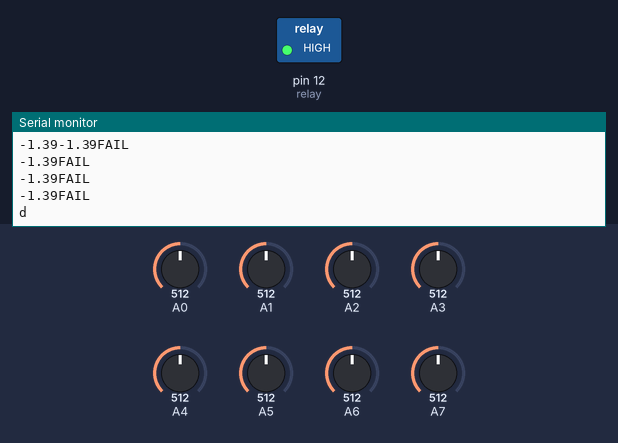
A sketch run on a simulated Arduino Uno, built with avr-gcc and run on an emulated ATmega328P. Parts: switched loads named in the sketch (green lamp = pin HIGH), the last lines printed to the serial monitor. The inputs (shaded band) are chosen by the test bench; at power-on: A5 = 512, A2 = 512, A1 = 512, A0 = 512, A3 = 512, A4 = 512, A6 = 512, A7 = 512.

Above: at 1.2 s.
1.3 s: A5 set to 892
At 1.84 s:
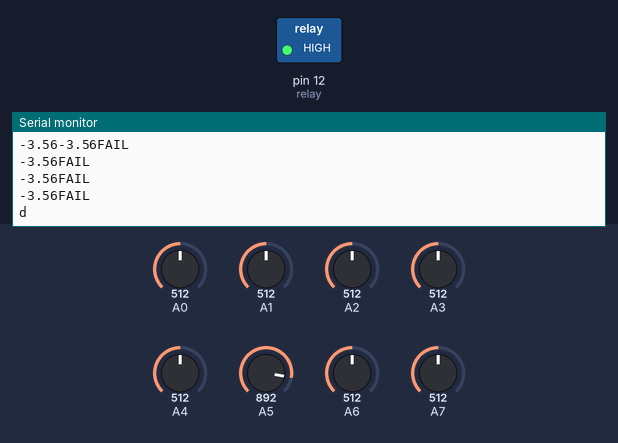
2.8 s: A5 set to 916
At 3.45 s:
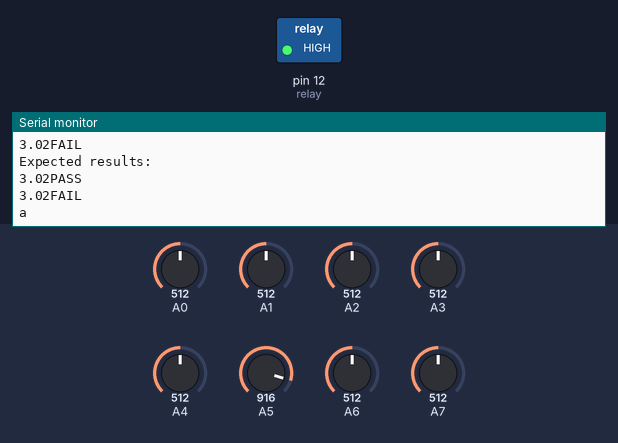
4.7 s: A2 set to 554
At 5.12 s:
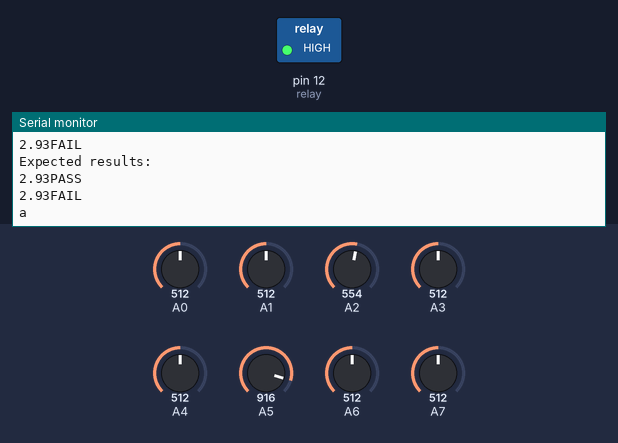
6.2 s: A2 set to 577
At 6.45 s:
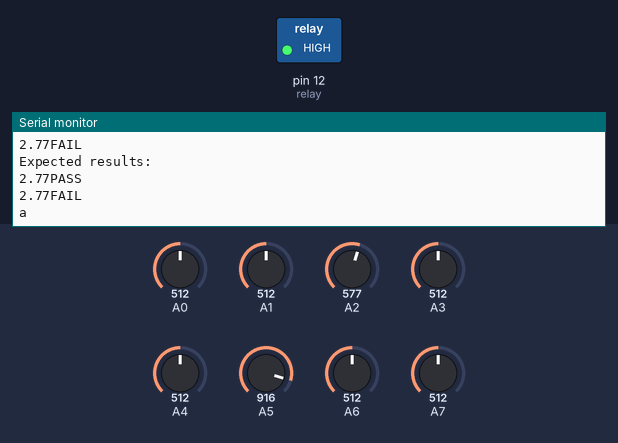
7.7 s: A1 set to 602
At 7.72 s:
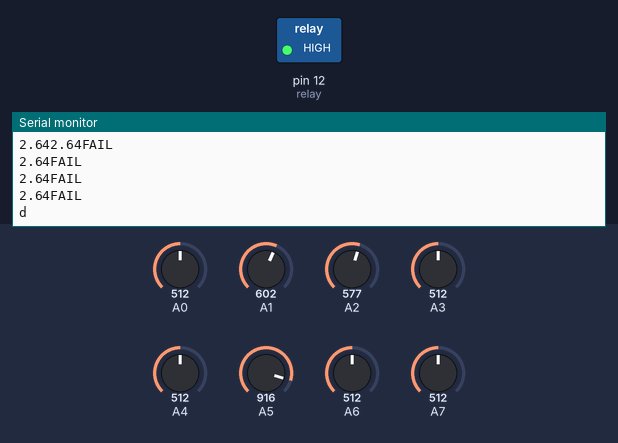
10.7 s: A1 set to 630
At 11.22 s:
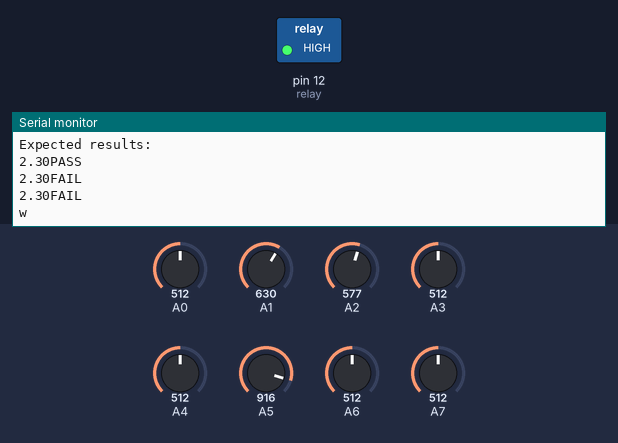
Timing chart, 0 to 13.7 s (numbered marks = the images above; inputs shaded):
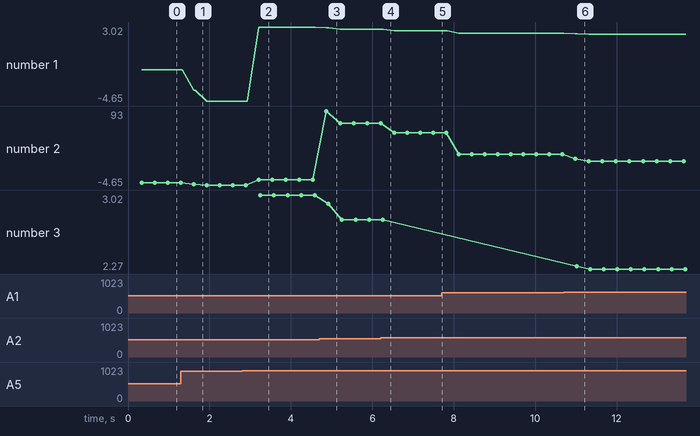

The sketch:

Unit_Testing.ino
```cpp
int sensors [16];
int Rowvalues [3][16];
int relay = 12;
int NormalVal [16];
float intercept = 2.4048766;
float p1 = 0.0037799;
float p2 = -0.0012941;
float p3 = -0.0009646;
float p4 = -0.0017078;
float p5 = 0.0069360;
float p6 = -0.0146087;
float p7 = -0.0003307;
float p8 = 0.0069119;
float p9 = 0.0002762;
float p10 = -0.0061325;
float p11 = -0.0048919;
float p12 = 0.0003831;
float p13 = -0.0050197;
float p14 = 0.0060271;
float p15 = -0.0010755;
float p16 = 0.0043082;


void setup() {

  Serial.begin(9600);

  //assgining sensors ports
  for (int i = 0; i < 16; i++){
    sensors[i] =  i;
  }
  //assgining pinModes
 for (int i = 0; i < 16; i++){
    pinMode(sensors[i], INPUT);
  }


  pinMode(relay, OUTPUT);
 digitalWrite(relay,HIGH);
}

void loop() {
  //reading x1-16 data
 for (int ii=0;ii<3;ii++){
  for (int i = 0; i < 16; i++){
  if (analogRead(sensors[i])<900&&analogRead(sensors[i])>10){
    Rowvalues[ii][i] = analogRead(sensors[i]);
  }else{
    Rowvalues[ii][i] =-1;
  }
  }

  delay(100);
 }
int NumberOfErrors=0;
int total=0;
  for (int i = 0; i < 16; i++){
   for (int ii = 0; ii < 3; ii++){
  if (Rowvalues[ii][i] != -1) {
      total=total+Rowvalues[ii][i];
  }else{
      NumberOfErrors++;
  }
  }
  NormalVal[i]=total/(3-NumberOfErrors);
  NumberOfErrors=0;
  total=0;
 }


  Serial.println(movement(NormalVal));


}

char movement(int arr [16]){
float dir =   intercept + p1 * arr[0] + p2 * arr[1] + p3 * arr[2] + p4 * arr[3] +p5 * arr[4] + p6 * arr[5] + p7 * arr[6] + p8 * arr[7] + p9 * arr[8] + p10 * arr[9] + p11 * arr[10] + p12 * arr[11] + p13 *arr[12] + p14 * arr[13] + p15 * arr[14] + p16 *arr[15]  ;
char m;


//Testing the classifier

Serial.println("input values: ");
Serial.print(dir);


if (dir > 0.7 && dir < 1.3 ){
  m = 'd';
  Serial.println("Expected results: ");
  Serial.print(dir);
  Serial.println("PASS");
}
else {
  Serial.print(dir);
  Serial.println("FAIL");
}
 if (dir > 1.7 && dir < 2.3) {
  m= 'w';
  Serial.println("Expected results: ");
  Serial.print(dir);
  Serial.println("PASS");
} else {
  Serial.print(dir);
  Serial.println("FAIL");
}
 if (dir > 2.7 && dir < 3.3) {
  m= 'a';
  Serial.println("Expected results: ");
  Serial.print(dir);
  Serial.println("PASS");
}
else {
  Serial.print(dir);
  Serial.println("FAIL");
}
 if (dir > 3.7 && dir < 4.3) {
  m= 's';
  Serial.println("Expected results: ");
  Serial.print(dir);
  Serial.println("PASS");
}
else {
  Serial.print(dir);
  Serial.println("FAIL");
}

  return m;
}
```

Measured:
- the behaviour switches between 899 and 900 on A5 (found by bisection; images 1 and 2)
- the behaviour switches between 619 and 620 on A1 (found by bisection; images 5 and 6)
- after the input at 1.3 s, the serial monitor: prints a new line after 0.31 s (image 1)
- after the input at 2.8 s, the serial monitor: prints a new line after 0.41 s (image 2)
- after the input at 4.7 s, the serial monitor: prints a new line after 0.17 s (image 3)
- after the input at 10.7 s, the serial monitor: prints a new line after 0.28 s (image 6)
- plotted number 1: -1.39 → -4.65 after the input at 1.3 s, -4.65 → 3.02 after the input at 2.8 s, 3.02 → 2.77 after the input at 4.7 s, 2.77 → 2.64 after the input at 6.2 s, 2.64 → 2.36 after the input at 7.7 s
- plotted number 2: -1.39 → -4.65 after the input at 1.3 s, -4.65 → 2 after the input at 2.8 s, 2 → 77 after the input at 4.7 s, 77 → 64 after the input at 6.2 s, 64 → 36 after the input at 7.7 s
